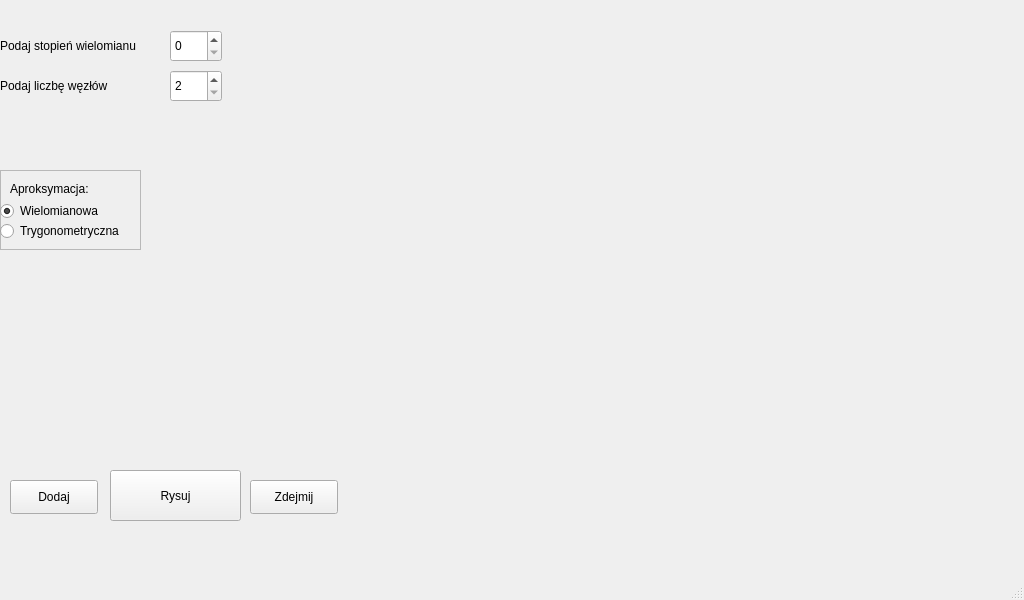
<?xml version="1.0" encoding="UTF-8"?>
<ui version="4.0">
 <class>main_window</class>
 <widget class="QMainWindow" name="main_window">
  <property name="geometry">
   <rect>
    <x>0</x>
    <y>0</y>
    <width>1024</width>
    <height>600</height>
   </rect>
  </property>
  <property name="windowTitle">
   <string>main_window</string>
  </property>
  <widget class="QWidget" name="centralwidget">
   <widget class="QCustomPlot" name="canvas" native="true">
    <property name="geometry">
     <rect>
      <x>430</x>
      <y>0</y>
      <width>591</width>
      <height>541</height>
     </rect>
    </property>
   </widget>
   <widget class="QSpinBox" name="mSpinBox">
    <property name="geometry">
     <rect>
      <x>170</x>
      <y>30</y>
      <width>52</width>
      <height>32</height>
     </rect>
    </property>
    <property name="minimum">
     <number>0</number>
    </property>
    <property name="maximum">
     <number>100</number>
    </property>
   </widget>
   <widget class="QLabel" name="nLabel">
    <property name="geometry">
     <rect>
      <x>0</x>
      <y>30</y>
      <width>161</width>
      <height>31</height>
     </rect>
    </property>
    <property name="text">
     <string>Podaj stopień wielomianu</string>
    </property>
   </widget>
   <widget class="QFrame" name="frame">
    <property name="geometry">
     <rect>
      <x>0</x>
      <y>170</y>
      <width>141</width>
      <height>80</height>
     </rect>
    </property>
    <property name="frameShape">
     <enum>QFrame::Shape::StyledPanel</enum>
    </property>
    <property name="frameShadow">
     <enum>QFrame::Shadow::Raised</enum>
    </property>
    <widget class="QRadioButton" name="polynomialRadio">
     <property name="geometry">
      <rect>
       <x>0</x>
       <y>30</y>
       <width>121</width>
       <height>22</height>
      </rect>
     </property>
     <property name="text">
      <string>Wielomianowa</string>
     </property>
     <property name="checked">
      <bool>true</bool>
     </property>
    </widget>
    <widget class="QLabel" name="label">
     <property name="geometry">
      <rect>
       <x>10</x>
       <y>10</y>
       <width>101</width>
       <height>18</height>
      </rect>
     </property>
     <property name="text">
      <string>Aproksymacja:</string>
     </property>
    </widget>
    <widget class="QRadioButton" name="trigRadio">
     <property name="geometry">
      <rect>
       <x>0</x>
       <y>50</y>
       <width>141</width>
       <height>22</height>
      </rect>
     </property>
     <property name="text">
      <string>Trygonometryczna</string>
     </property>
    </widget>
   </widget>
   <widget class="QPushButton" name="drawButton">
    <property name="geometry">
     <rect>
      <x>110</x>
      <y>470</y>
      <width>131</width>
      <height>51</height>
     </rect>
    </property>
    <property name="text">
     <string>Rysuj</string>
    </property>
   </widget>
   <widget class="QLabel" name="label_2">
    <property name="geometry">
     <rect>
      <x>0</x>
      <y>70</y>
      <width>131</width>
      <height>31</height>
     </rect>
    </property>
    <property name="text">
     <string>Podaj liczbę węzłów</string>
    </property>
   </widget>
   <widget class="QSpinBox" name="nSpinBox">
    <property name="geometry">
     <rect>
      <x>170</x>
      <y>70</y>
      <width>52</width>
      <height>32</height>
     </rect>
    </property>
    <property name="minimum">
     <number>2</number>
    </property>
    <property name="maximum">
     <number>300</number>
    </property>
   </widget>
   <widget class="QPushButton" name="addDrawingButton">
    <property name="geometry">
     <rect>
      <x>10</x>
      <y>480</y>
      <width>88</width>
      <height>34</height>
     </rect>
    </property>
    <property name="text">
     <string>Dodaj</string>
    </property>
   </widget>
   <widget class="QPushButton" name="hideDrawingButton">
    <property name="geometry">
     <rect>
      <x>250</x>
      <y>480</y>
      <width>88</width>
      <height>34</height>
     </rect>
    </property>
    <property name="text">
     <string>Zdejmij</string>
    </property>
   </widget>
  </widget>
  <widget class="QMenuBar" name="menubar">
   <property name="geometry">
    <rect>
     <x>0</x>
     <y>0</y>
     <width>1024</width>
     <height>30</height>
    </rect>
   </property>
  </widget>
  <widget class="QStatusBar" name="statusbar"/>
 </widget>
 <customwidgets>
  <customwidget>
   <class>QCustomPlot</class>
   <extends>QWidget</extends>
   <header>qcustomplot.h</header>
   <container>1</container>
  </customwidget>
 </customwidgets>
 <resources/>
 <connections/>
</ui>
